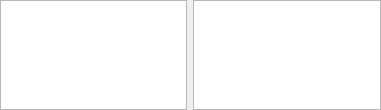
<?xml version="1.0" encoding="UTF-8"?>
<ui version="4.0">
 <class>Results</class>
 <widget class="QWidget" name="Results">
  <property name="geometry">
   <rect>
    <x>0</x>
    <y>0</y>
    <width>381</width>
    <height>110</height>
   </rect>
  </property>
  <layout class="QHBoxLayout" name="horizontalLayout">
   <property name="leftMargin">
    <number>0</number>
   </property>
   <property name="topMargin">
    <number>0</number>
   </property>
   <property name="rightMargin">
    <number>0</number>
   </property>
   <property name="bottomMargin">
    <number>0</number>
   </property>
   <item>
    <widget class="QTreeWidget" name="tree">
     <property name="uniformRowHeights">
      <bool>true</bool>
     </property>
     <property name="allColumnsShowFocus">
      <bool>true</bool>
     </property>
     <property name="headerHidden">
      <bool>true</bool>
     </property>
     <attribute name="headerStretchLastSection">
      <bool>false</bool>
     </attribute>
     <column>
      <property name="text">
       <string notr="true">1</string>
      </property>
     </column>
    </widget>
   </item>
   <item>
    <widget class="QTreeView" name="treeView">
     <property name="uniformRowHeights">
      <bool>true</bool>
     </property>
     <property name="headerHidden">
      <bool>true</bool>
     </property>
    </widget>
   </item>
  </layout>
 </widget>
 <resources/>
 <connections/>
</ui>
